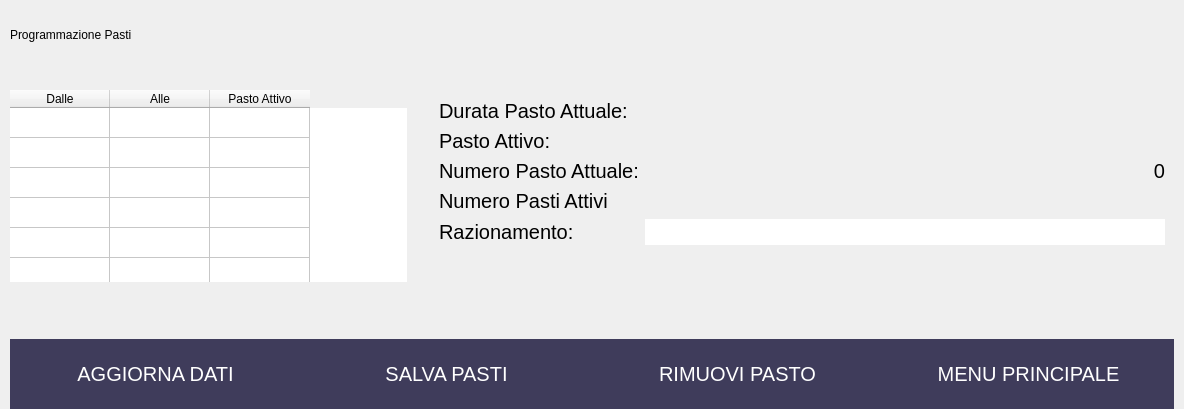
               <widget class="QWidget" name="pgTime">
                <layout class="QVBoxLayout" name="verticalLayout_8">
                 <property name="spacing">
                  <number>10</number>
                 </property>
                 <property name="leftMargin">
                  <number>10</number>
                 </property>
                 <property name="topMargin">
                  <number>10</number>
                 </property>
                 <property name="rightMargin">
                  <number>10</number>
                 </property>
                 <property name="bottomMargin">
                  <number>0</number>
                 </property>
                 <item>
                  <widget class="QFrame" name="frTime">
                   <property name="frameShape">
                    <enum>QFrame::NoFrame</enum>
                   </property>
                   <property name="frameShadow">
                    <enum>QFrame::Raised</enum>
                   </property>
                   <layout class="QGridLayout" name="gridLayout_4">
                    <property name="leftMargin">
                     <number>0</number>
                    </property>
                    <property name="topMargin">
                     <number>0</number>
                    </property>
                    <property name="rightMargin">
                     <number>0</number>
                    </property>
                    <property name="bottomMargin">
                     <number>0</number>
                    </property>
                    <property name="horizontalSpacing">
                     <number>10</number>
                    </property>
                    <property name="verticalSpacing">
                     <number>30</number>
                    </property>
                    <item row="2" column="0">
                     <widget class="QLabel" name="lblTimeStatus">
                      <property name="styleSheet">
                       <string notr="true">font-size: 11pt;
border: none;
</string>
                      </property>
                      <property name="text">
                       <string/>
                      </property>
                      <property name="alignment">
                       <set>Qt::AlignCenter</set>
                      </property>
                     </widget>
                    </item>
                    <item row="0" column="0">
                     <widget class="QLabel" name="lblTime">
                      <property name="minimumSize">
                       <size>
                        <width>400</width>
                        <height>50</height>
                       </size>
                      </property>
                      <property name="maximumSize">
                       <size>
                        <width>16777215</width>
                        <height>50</height>
                       </size>
                      </property>
                      <property name="text">
                       <string>Programmazione Pasti</string>
                      </property>
                     </widget>
                    </item>
                    <item row="0" column="2">
                     <spacer name="timeSpacer">
                      <property name="orientation">
                       <enum>Qt::Horizontal</enum>
                      </property>
                      <property name="sizeHint" stdset="0">
                       <size>
                        <width>744</width>
                        <height>20</height>
                       </size>
                      </property>
                     </spacer>
                    </item>
                    <item row="1" column="0" colspan="2">
                     <widget class="QTableWidget" name="tblTime">
                      <property name="minimumSize">
                       <size>
                        <width>397</width>
                        <height>0</height>
                       </size>
                      </property>
                      <property name="maximumSize">
                       <size>
                        <width>397</width>
                        <height>16777215</height>
                       </size>
                      </property>
                      <property name="frameShape">
                       <enum>QFrame::NoFrame</enum>
                      </property>
                      <property name="frameShadow">
                       <enum>QFrame::Plain</enum>
                      </property>
                      <property name="verticalScrollBarPolicy">
                       <enum>Qt::ScrollBarAlwaysOff</enum>
                      </property>
                      <property name="horizontalScrollBarPolicy">
                       <enum>Qt::ScrollBarAlwaysOff</enum>
                      </property>
                      <attribute name="verticalHeaderVisible">
                       <bool>false</bool>
                      </attribute>
                      <row>
                       <property name="text">
                        <string>1</string>
                       </property>
                      </row>
                      <row>
                       <property name="text">
                        <string>2</string>
                       </property>
                      </row>
                      <row>
                       <property name="text">
                        <string>3</string>
                       </property>
                      </row>
                      <row>
                       <property name="text">
                        <string>4</string>
                       </property>
                      </row>
                      <row>
                       <property name="text">
                        <string>5</string>
                       </property>
                      </row>
                      <row>
                       <property name="text">
                        <string>6</string>
                       </property>
                      </row>
                      <row>
                       <property name="text">
                        <string>7</string>
                       </property>
                      </row>
                      <row>
                       <property name="text">
                        <string>8</string>
                       </property>
                      </row>
                      <row>
                       <property name="text">
                        <string>9</string>
                       </property>
                      </row>
                      <row>
                       <property name="text">
                        <string>10</string>
                       </property>
                      </row>
                      <row>
                       <property name="text">
                        <string>11</string>
                       </property>
                      </row>
                      <row>
                       <property name="text">
                        <string>12</string>
                       </property>
                      </row>
                      <row>
                       <property name="text">
                        <string>13</string>
                       </property>
                      </row>
                      <row>
                       <property name="text">
                        <string>14</string>
                       </property>
                      </row>
                      <row>
                       <property name="text">
                        <string>15</string>
                       </property>
                      </row>
                      <row>
                       <property name="text">
                        <string>16</string>
                       </property>
                      </row>
                      <row>
                       <property name="text">
                        <string>17</string>
                       </property>
                      </row>
                      <row>
                       <property name="text">
                        <string>18</string>
                       </property>
                      </row>
                      <row>
                       <property name="text">
                        <string>19</string>
                       </property>
                      </row>
                      <row>
                       <property name="text">
                        <string>20</string>
                       </property>
                      </row>
                      <row>
                       <property name="text">
                        <string>21</string>
                       </property>
                      </row>
                      <row>
                       <property name="text">
                        <string>22</string>
                       </property>
                      </row>
                      <row>
                       <property name="text">
                        <string>23</string>
                       </property>
                      </row>
                      <row>
                       <property name="text">
                        <string>24</string>
                       </property>
                      </row>
                      <column>
                       <property name="text">
                        <string>Dalle</string>
                       </property>
                      </column>
                      <column>
                       <property name="text">
                        <string>Alle</string>
                       </property>
                      </column>
                      <column>
                       <property name="text">
                        <string>Pasto Attivo</string>
                       </property>
                      </column>
                     </widget>
                    </item>
                    <item row="1" column="2">
                     <widget class="QFrame" name="frTimeLeft">
                      <property name="frameShape">
                       <enum>QFrame::NoFrame</enum>
                      </property>
                      <property name="frameShadow">
                       <enum>QFrame::Plain</enum>
                      </property>
                      <layout class="QFormLayout" name="formLayout">
                       <property name="formAlignment">
                        <set>Qt::AlignRight|Qt::AlignTop|Qt::AlignTrailing</set>
                       </property>
                       <item row="0" column="0">
                        <widget class="QLabel" name="lblTimeDur">
                         <property name="styleSheet">
                          <string notr="true">font-size: 15pt;</string>
                         </property>
                         <property name="text">
                          <string>Durata Pasto Attuale:</string>
                         </property>
                        </widget>
                       </item>
                       <item row="0" column="1">
                        <widget class="QLabel" name="txtTimeDur">
                         <property name="styleSheet">
                          <string notr="true">font-size: 15pt;border: none;</string>
                         </property>
                         <property name="text">
                          <string/>
                         </property>
                         <property name="alignment">
                          <set>Qt::AlignRight|Qt::AlignTrailing|Qt::AlignVCenter</set>
                         </property>
                        </widget>
                       </item>
                       <item row="1" column="0">
                        <widget class="QLabel" name="lblTimeAct">
                         <property name="styleSheet">
                          <string notr="true">font-size: 15pt;</string>
                         </property>
                         <property name="text">
                          <string>Pasto Attivo:</string>
                         </property>
                        </widget>
                       </item>
                       <item row="1" column="1">
                        <widget class="QLabel" name="txtTimeAct">
                         <property name="styleSheet">
                          <string notr="true">font-size: 15pt;border: none;</string>
                         </property>
                         <property name="text">
                          <string/>
                         </property>
                         <property name="alignment">
                          <set>Qt::AlignRight|Qt::AlignTrailing|Qt::AlignVCenter</set>
                         </property>
                        </widget>
                       </item>
                       <item row="2" column="0">
                        <widget class="QLabel" name="lblTimeNrAct">
                         <property name="styleSheet">
                          <string notr="true">font-size: 15pt;</string>
                         </property>
                         <property name="text">
                          <string>Numero Pasto Attuale:</string>
                         </property>
                        </widget>
                       </item>
                       <item row="2" column="1">
                        <widget class="QLabel" name="txtTimeNrAct">
                         <property name="styleSheet">
                          <string notr="true">font-size: 15pt;border: none;</string>
                         </property>
                         <property name="text">
                          <string>0</string>
                         </property>
                         <property name="alignment">
                          <set>Qt::AlignRight|Qt::AlignTrailing|Qt::AlignVCenter</set>
                         </property>
                        </widget>
                       </item>
                       <item row="4" column="0">
                        <widget class="QLabel" name="lblTimeRat">
                         <property name="styleSheet">
                          <string notr="true">font-size: 15pt;</string>
                         </property>
                         <property name="text">
                          <string>Razionamento:</string>
                         </property>
                        </widget>
                       </item>
                       <item row="4" column="1">
                        <widget class="QLineEdit" name="txtTimeRat">
                         <property name="font">
                          <font>
                           <pointsize>15</pointsize>
                          </font>
                         </property>
                         <property name="styleSheet">
                          <string notr="true">border: none;</string>
                         </property>
                         <property name="alignment">
                          <set>Qt::AlignRight|Qt::AlignTrailing|Qt::AlignVCenter</set>
                         </property>
                         <property name="readOnly">
                          <bool>true</bool>
                         </property>
                        </widget>
                       </item>
                       <item row="3" column="0">
                        <widget class="QLabel" name="lblTimeTotFeed">
                         <property name="styleSheet">
                          <string notr="true">font-size: 15pt;</string>
                         </property>
                         <property name="text">
                          <string>Numero Pasti Attivi</string>
                         </property>
                        </widget>
                       </item>
                       <item row="3" column="1">
                        <widget class="QLabel" name="txtTimeTotFeed">
                         <property name="styleSheet">
                          <string notr="true">font-size: 15pt;border: none;</string>
                         </property>
                         <property name="text">
                          <string/>
                         </property>
                         <property name="alignment">
                          <set>Qt::AlignRight|Qt::AlignTrailing|Qt::AlignVCenter</set>
                         </property>
                        </widget>
                       </item>
                      </layout>
                     </widget>
                    </item>
                   </layout>
                  </widget>
                 </item>
                 <item>
                  <widget class="QFrame" name="menuTime">
                   <property name="maximumSize">
                    <size>
                     <width>16777215</width>
                     <height>70</height>
                    </size>
                   </property>
                   <property name="styleSheet">
                    <string notr="true">QPushButton {
background-color: #3f3c5b;
color: white;
font-size: 20px;
border: none;
}

QPushButton:hover {
background-color: #bd93f9;
color: white;
}</string>
                   </property>
                   <property name="frameShape">
                    <enum>QFrame::NoFrame</enum>
                   </property>
                   <property name="frameShadow">
                    <enum>QFrame::Raised</enum>
                   </property>
                   <layout class="QHBoxLayout" name="horizontalLayout_7">
                    <property name="spacing">
                     <number>0</number>
                    </property>
                    <property name="leftMargin">
                     <number>0</number>
                    </property>
                    <property name="topMargin">
                     <number>0</number>
                    </property>
                    <property name="rightMargin">
                     <number>0</number>
                    </property>
                    <property name="bottomMargin">
                     <number>0</number>
                    </property>
                    <item>
                     <widget class="QPushButton" name="btnTimeUpd">
                      <property name="minimumSize">
                       <size>
                        <width>0</width>
                        <height>70</height>
                       </size>
                      </property>
                      <property name="maximumSize">
                       <size>
                        <width>16777215</width>
                        <height>70</height>
                       </size>
                      </property>
                      <property name="text">
                       <string>AGGIORNA DATI</string>
                      </property>
                     </widget>
                    </item>
                    <item>
                     <widget class="QPushButton" name="btnTimeSave">
                      <property name="minimumSize">
                       <size>
                        <width>0</width>
                        <height>70</height>
                       </size>
                      </property>
                      <property name="maximumSize">
                       <size>
                        <width>16777215</width>
                        <height>70</height>
                       </size>
                      </property>
                      <property name="text">
                       <string>SALVA PASTI</string>
                      </property>
                     </widget>
                    </item>
                    <item>
                     <widget class="QPushButton" name="btnTimeRem">
                      <property name="minimumSize">
                       <size>
                        <width>0</width>
                        <height>70</height>
                       </size>
                      </property>
                      <property name="maximumSize">
                       <size>
                        <width>16777215</width>
                        <height>70</height>
                       </size>
                      </property>
                      <property name="text">
                       <string>RIMUOVI PASTO</string>
                      </property>
                     </widget>
                    </item>
                    <item>
                     <widget class="QPushButton" name="btnTimeMen">
                      <property name="minimumSize">
                       <size>
                        <width>0</width>
                        <height>70</height>
                       </size>
                      </property>
                      <property name="maximumSize">
                       <size>
                        <width>16777215</width>
                        <height>70</height>
                       </size>
                      </property>
                      <property name="text">
                       <string>MENU PRINCIPALE</string>
                      </property>
                     </widget>
                    </item>
                   </layout>
                  </widget>
                 </item>
                </layout>
               </widget>
